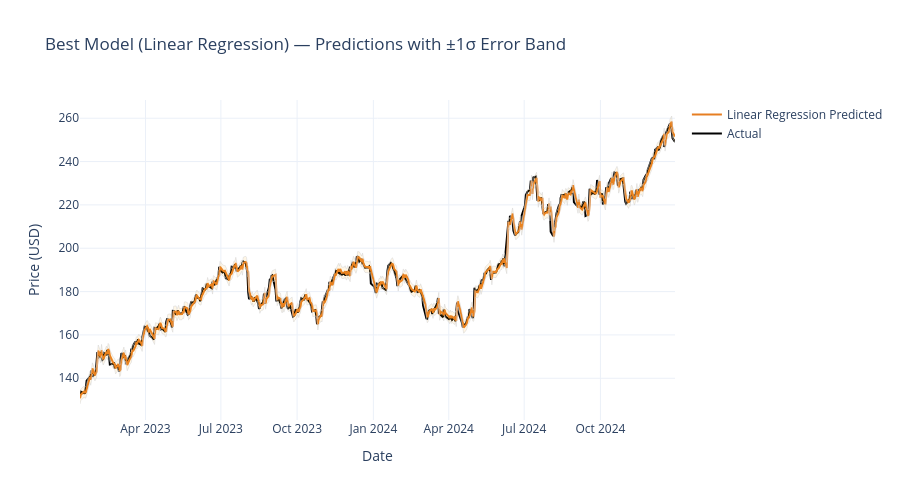

The cell this chart's notebook holds for it:
### Code cell
# Best model: prediction vs actual with confidence band
fig = go.Figure()

fig.add_trace(go.Scatter(
    x=best_actual.index, y=best_actual,
    mode='lines', name='Actual', line=dict(color='black', width=2)
))

fig.add_trace(go.Scatter(
    x=best_pred.index, y=best_pred,
    mode='lines', name=f'{best_model} Predicted',
    line=dict(color='#e67e22', width=2)
))

# Error band (±1 std)
error_std = best_residuals.std()
fig.add_trace(go.Scatter(
    x=best_pred.index, y=best_pred + error_std,
    mode='lines', name='+1σ', line=dict(color='lightgray', width=0.5),
    showlegend=False
))
fig.add_trace(go.Scatter(
    x=best_pred.index, y=best_pred - error_std,
    mode='lines', name='-1σ', line=dict(color='lightgray', width=0.5),
    fill='tonexty', fillcolor='rgba(255,165,0,0.1)',
    showlegend=False
))

fig.update_layout(
    title=f'Best Model ({best_model}) — Predictions with ±1σ Error Band',
    xaxis_title='Date',
    yaxis_title='Price (USD)',
    template='plotly_white',
    height=500
)
fig.show()

### Figure 1 — Plotly figure (JSON) as saved in the notebook; plotly's stock layout.template omitted (floating-point values rounded to 4 significant figures; data arrays with more than 128 entries replaced by an {"elided": "..."} marker saying what was removed)
{"data": [{"line": {"color": "black", "width": 2}, "mode": "lines", "name": "Actual", "type": "scatter", "x": {"elided": "494 str values"}, "y": {"elided": "494 float values"}}, {"line": {"color": "#e67e22", "width": 2}, "mode": "lines", "name": "Linear Regression Predicted", "type": "scatter", "x": {"elided": "494 str values"}, "y": {"elided": "494 float values"}}, {"line": {"color": "lightgray", "width": 0.5}, "mode": "lines", "name": "+1σ", "showlegend": false, "type": "scatter", "x": {"elided": "494 str values"}, "y": {"elided": "494 float values"}}, {"fill": "tonexty", "fillcolor": "rgba(255,165,0,0.1)", "line": {"color": "lightgray", "width": 0.5}, "mode": "lines", "name": "-1σ", "showlegend": false, "type": "scatter", "x": {"elided": "494 str values"}, "y": {"elided": "494 float values"}}], "layout": {"height": 500, "title": {"text": "Best Model (Linear Regression) — Predictions with ±1σ Error Band"}, "xaxis": {"title": {"text": "Date"}}, "yaxis": {"title": {"text": "Price (USD)"}}}}
